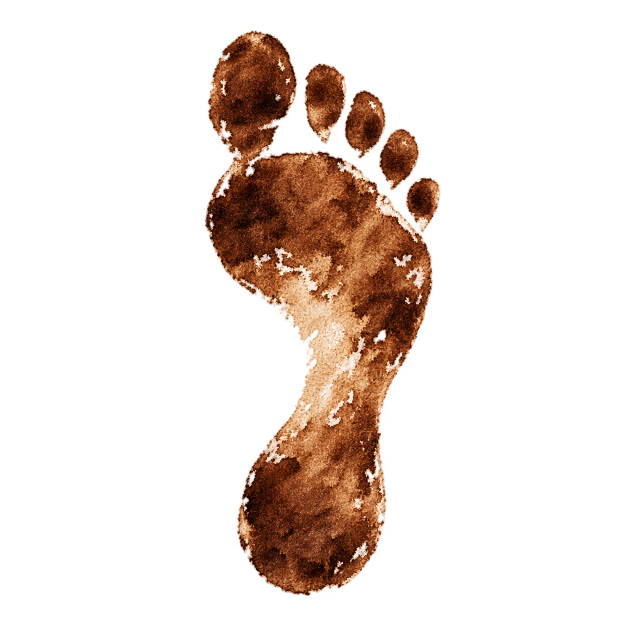
#> input picture games/xiaoyu-cocos/docs/design/approved-reference/travel_footprint_ink/generated_master.png, 1254 x 1254 px (shown at 1/2 size)
$ python prepare.py
#> lines starting #> are read from the running program, lines starting #| are printed output that depends on the picture
"""Downsample the generated transparent footprint; never ship the master."""
from pathlib import Path
from PIL import Image
import hashlib, json
here=Path(__file__).resolve().parent
root=here.parents[1]
source=here/'generated_master.png'
im=Image.open(source).convert('RGBA')
#> im is the input picture: PIL image 1254x1254 RGBA; mean R, G, B, A 31, 17.4, 10.4, 47.5
# Ignore alpha <=8 only to identify the meaningful crop. Preserve every alpha
# value inside its padded bounds; do not repaint/recolor the generated artwork.
bounds=im.getchannel('A').point(lambda a:255 if a>8 else 0).getbbox()
#> bounds = (409, 60, 882, 1193)
bounds=(bounds[0]-8,bounds[1]-8,bounds[2]+8,bounds[3]+8)
#> bounds = (401, 52, 890, 1201)
art=im.crop(bounds)
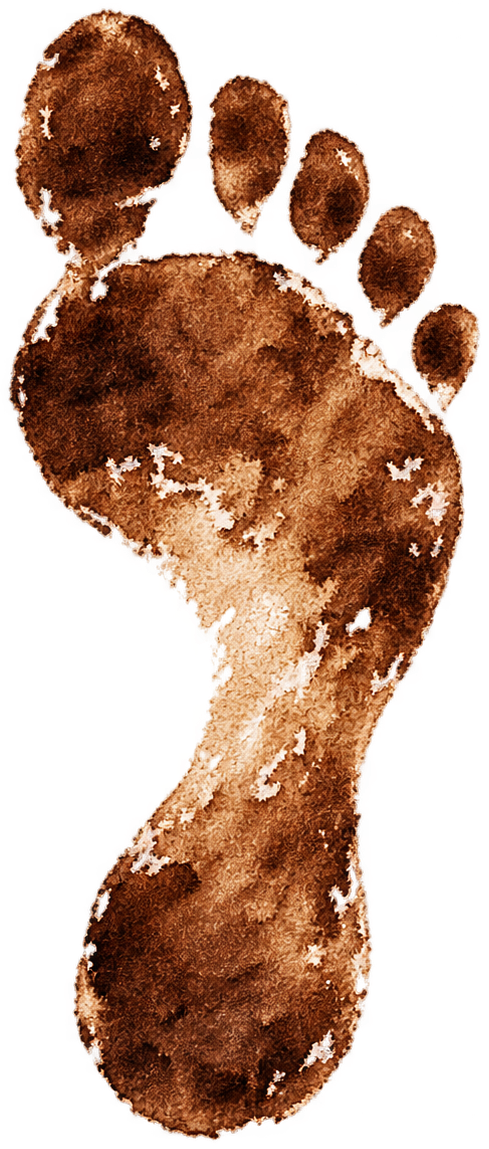
#> art: PIL image 489x1149 RGBA; mean R, G, B, A 86.7, 48.8, 29, 132.9; transparent parts drawn white
art.thumbnail((80,116),Image.Resampling.LANCZOS)
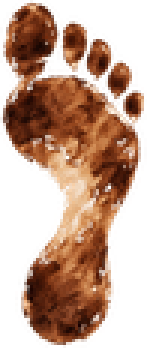
#> art: PIL image 49x116 RGBA (shown 3 times larger); mean R, G, B, A 93.2, 54.7, 33.1, 133.1; transparent parts drawn white
canvas=Image.new('RGBA',(96,128),(0,0,0,0))
#> canvas: PIL image 96x128 RGBA; every value is 0
canvas.alpha_composite(art,((96-art.width)//2,(128-art.height)//2))
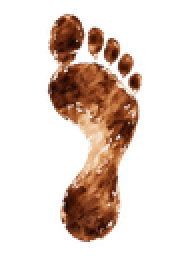
#> canvas: PIL image 96x128 RGBA (shown 2 times larger); mean R, G, B, A 43.1, 25.3, 15.3, 61.6; transparent parts drawn white
dest=root/'games/travel_woodfish/project/travel/assets/travel_footprint_ink_v1.png'
canvas.save(dest,optimize=True)
manifest={'origin':'OpenAI built-in image_gen, generated original sepia ink footprint, 2026-10-07','master_sha256':hashlib.sha256(source.read_bytes()).hexdigest(),'master_size':list(im.size),'crop':bounds,'output':str(dest.relative_to(root)),'output_sha256':hashlib.sha256(dest.read_bytes()).hexdigest(),'source_size':[96,128],'runtime_display_box':[17,29],'alpha':'preserved transparent art, no baked paper','rgba_bytes':96*128*4,'mipmaps':False,'admission_estimate_bytes':96*128*4+65536,'pack':'travel (requires integrator declaration)','validation':'Viewed original pixels and small-size preview; official importer/pixel audit and actual pack verification pending integrator'}
(here/'provenance.json').write_text(json.dumps(manifest,ensure_ascii=False,indent=2)+'\n')
